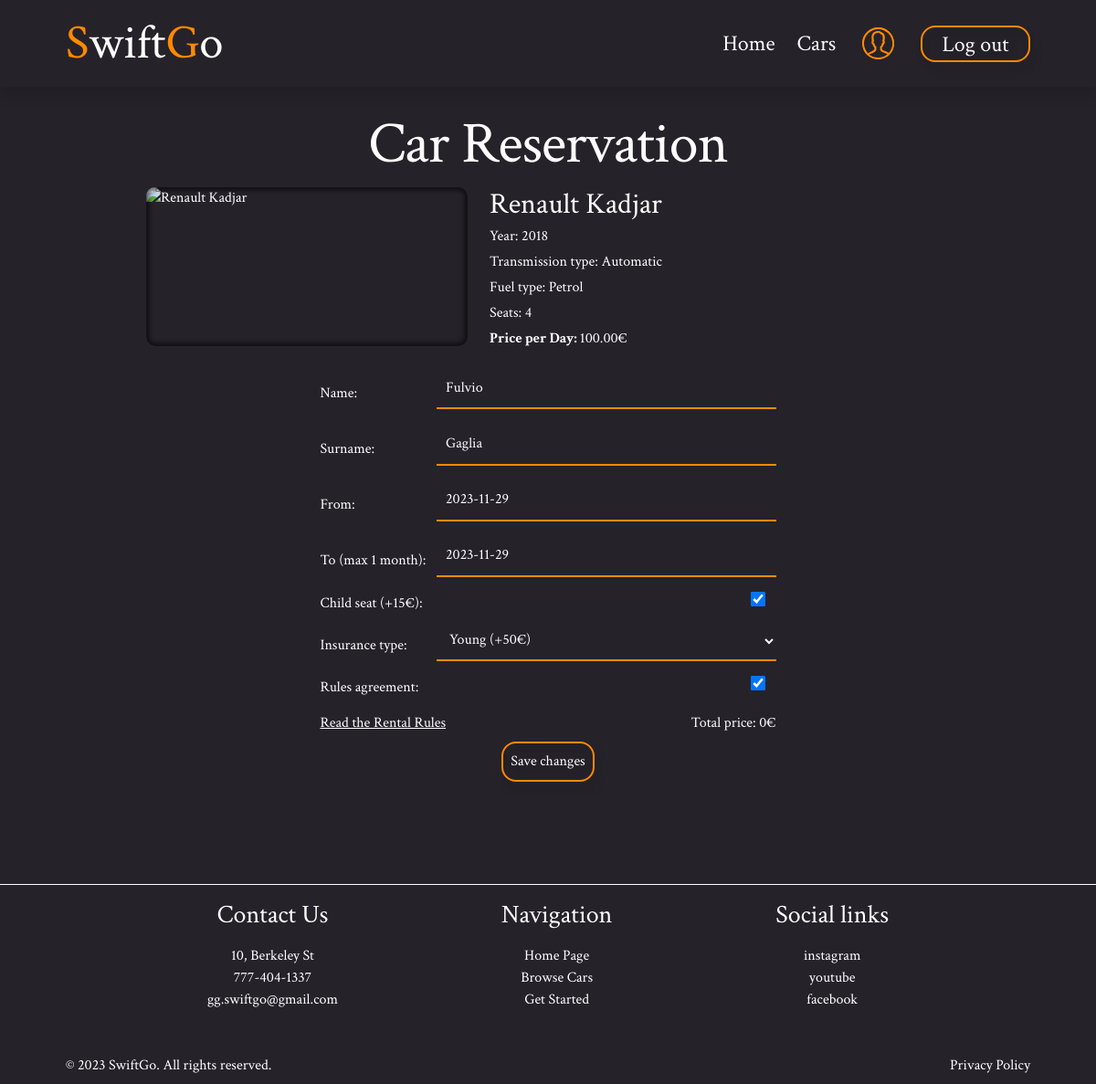
Page /booking/124/edit/ (signed in) on the committed database.
### car_rental/models.py (models this page shows, shortened)
class Car(models.Model):
    TRANSMISSION_CHOICES = [
        ('manual', 'Manual'),
        ('automatic', 'Automatic')
    ]
    FUEL_CHOICES = [
        ('petrol', 'Petrol'),
        ('diesel', 'Diesel'),
        ('electic', 'Electric'),
    ]
    make = models.CharField(max_length=50)
    model = models.CharField(max_length=50)
    year = models.IntegerField()
    seats = models.IntegerField()
    transmission_type = models.CharField(max_length=10, choices=TRANSMISSION_CHOICES, default='manual')
    fuel_type = models.CharField(max_length=10, choices=FUEL_CHOICES, default='petrol')
    price_per_day = models.DecimalField(max_digits=10, decimal_places=2)
    car_image = CloudinaryField('image')
    available = models.BooleanField(default=True)

class Booking(models.Model):
    INSURANCE_CHOICES = [
        ('young', 'Young (+50€)'),
        ('standard', 'Standard (+40€)'),
        ('senior', 'Senior (+60€)'),
    ]
    user = models.ForeignKey(User, on_delete=models.CASCADE)
    car = models.ForeignKey(Car, on_delete=models.CASCADE)
    start_date = models.DateField()
    end_date = models.DateField()
    name = models.CharField(max_length=20, blank=False, null=False)
    surname = models.CharField(max_length=20, blank=False, null=False)
    child_seat = models.BooleanField(default=False)
    insurance_type = models.CharField(max_length=10, choices=INSURANCE_CHOICES, default='standart')
    rules_agreement = models.BooleanField(default=False, blank=False)
    total_price = models.DecimalField(max_digits=10, decimal_places=2, null=True, blank=True)

### car_rental/views.py (the view, shortened to what this page needs)
# urls.py: path('booking/<int:pk>/edit/', BookingEditView.as_view(), name='booking_edit'),
class BookingEditView(LoginRequiredMixin, UpdateView):
    model = Booking
    form_class = BookingForm
    template_name = 'booking_edit.html'
    def get_queryset(self):
        return Booking.objects.filter(user=self.request.user)
    def get_form_kwargs(self):
        kwargs = super(BookingEditView, self).get_form_kwargs()
        booking = self.get_object()
        kwargs['car'] = booking.car
        return kwargs
    def get_context_data(self, **kwargs):
        context = super(BookingEditView, self).get_context_data(**kwargs)
        booking = self.get_object()
        car = booking.car
        other_bookings = Booking.objects.filter(car=car).exclude(id=booking.id)
        booked_dates = []
        for other_booking in other_bookings:
            current_date = other_booking.start_date
            while current_date <= other_booking.end_date:
                booked_dates.append(current_date.strftime("%Y-%m-%d"))
                current_date += timedelta(days=1)
        context['booked_dates'] = booked_dates
        context['car'] = car
        return context

### car_rental/forms.py (shortened to what this page needs)
class BookingForm(forms.ModelForm):
    def __init__(self, *args, **kwargs):
        self.car = kwargs.pop('car', None)
        super(BookingForm, self).__init__(*args, **kwargs)
    class Meta:
        model = Booking
        fields = ('name', 'surname', 'start_date', 'end_date', 'child_seat', 'insurance_type', 'rules_agreement')
        widgets = {
            'start_date': forms.TextInput(attrs={'autocomplete': 'off'}),
            'end_date': forms.TextInput(attrs={'autocomplete': 'off'}),
        }

### templates/booking_edit.html (shortened to what this page needs)
{% extends 'base.html' %}
{% load static %}
{% block styles %}
    <link rel="stylesheet" href="https://cdn.jsdelivr.net/npm/vanillajs-datepicker@1.3.4/dist/css/datepicker.min.css">
{% endblock %}
{% block content %}
    <section class="py-5 container my-5 text-white">
        <h1 class="title text-center mt-2 mt-lg-4">Car Reservation</h1>
        <div class="car-detail d-flex flex-column flex-sm-row justify-content-sm-center">
            <div class="car-img d-block overflow-hidden mb-2 col-8 col-sm-4 mx-auto mx-sm-0">
                <img src="{{ car.car_image.url }}" alt="{{ car.make }} {{ car.model }}" class="d-block w-100 h-auto">
            </div>
            <div class="car-info col-sm-6 px-sm-4">
                <h2 class="mb-1">{{ car.make }} {{ car.model }}</h2>
                <p class="mb-1">Year: {{ car.year }}</p>
                <p class="mb-1">Transmission type: {{ car.transmission_type|title }}</p>
                <p class="mb-1">Fuel type: {{ car.fuel_type|title }}</p>
                <p class="mb-1" id="car_seats">Seats: {{ car.seats }}</p>
                <p class="mb-1" id='price_per_day'><b>Price per Day: </b>{{ car.price_per_day }}€</p>
            </div>
        </div>
        {% if user.is_authenticated %}
            <form method="post" class="booking-form d-flex flex-column my-3">
                {% for field in form %}
                    {% if field.name == 'start_date' %}
                        <div class="booking-form-field">
                            <label for="{{ field.id_for_label }}">From:
                                <input type="text" name="start_date" id="id_start_date"
                                       value="{{ field.value|date:'Y-m-d' }}">
                            </label>
                        </div>
                    {% elif field.name == 'end_date' %}
                        <div class="booking-form-field">
                            <label for="{{ field.id_for_label }}">To (max 1 month):
                                <input type="text" name="end_date" id="id_end_date"
                                       value="{{ field.value|date:'Y-m-d' }}">
                            </label>
                        </div>
                    {% elif field.name == 'child_seat' %}
                        {% if car.seats >= 4 %}
                            <div class="booking-form-field">
                                <label for="{{ field.id_for_label }}">Child seat (+15€):{{ field }}</label>
                            </div>
                        {% endif %}
                    {% else %}
                        <div class="booking-form-field">
                            <label for="{{ field.id_for_label }}">{{ field.label }}:{{ field }}</label>
                        </div>
                    {% endif %}
                {% endfor %}
                <div class="booking-form-field d-flex justify-content-between align-items-center">
                    <button type="button" id="booking-rules" data-bs-toggle="modal"
                            data-bs-target="#RentalRulesModal">Read the Rental Rules
                    </button>
                    <p class="m-0">Total price: <span id="total_price">0€</span></p>
                </div>
                <div class="booking-form-field d-flex">
                    <button type="submit" class="btn-orange text-white mx-auto p-2">Save changes</button>
                </div>
            </form>
        {% else %}
            <h3>To book a car you have to sign in first</h3>
        {% endif %}
    </section>
{% endblock %}

### static/css/styles.css (style rules this page uses)
html { height: 100%; margin: 0; }
body { background-color: #26222A; font-family: "Crimson Text", sans-serif; font-weight: normal; font-style: normal; display: flex; flex-direction: column; margin: 0; }
.container { max-width: calc(1160px + 4rem); padding: 0 2rem; margin: 0 auto; }
.title { font-size: 2.8rem; letter-spacing: -0.05625rem; }
.btn-orange { background-color: transparent; border: 2px solid #FF8A00; border-radius: 1rem; filter: drop-shadow(4px 8px 4px rgba(0, 0, 0, 0.25)); transition: background-color 0.2s; }
.car-img { position: relative; border-radius: 0.625rem; }
.car-img::after { content: ''; position: absolute; top: 0; left: 0; right: 0; bottom: 0; box-shadow: inset 0 0 4px 4px rgba(0, 0, 0, 0.5); border-radius: 0.625rem; }
.booking-form { max-width: 31.2rem; margin: 0 auto; }
.booking-form-field label { width: 100%; display: inline-flex; align-items: center; justify-content: space-between; margin-bottom: 0.4rem; color: #ffffff; }
.booking-form-field input[type="text"], .booking-form-field input[type="email"], .booking-form-field input[type="date"], .booking-form-field select, .booking-form-field input[type="checkbox"] { color: #ffffff; max-width: 100%; width: calc(100% - 8rem); padding: 0.6rem; border: none; border-bottom: 2px solid #ff8a00; margin-bottom: 0.6rem; background-color: inherit; }
.booking-form-field input[type="text"], .booking-form-field input[type="email"], .booking-form-field input[type="date"] { -webkit-appearance: none; }
.booking-form-field input[type="checkbox"] { width: 1rem; margin-right: 0.7rem; height: 1rem; }
.booking-form-field input[type="checkbox"], .booking-form-field select, .booking-form-field input[type='date'] { cursor: pointer; color: #ffffff; }
.booking-form-field label[for='id_start_date'], .booking-form-field label[for='id_end_date'] { position: relative; }
.booking-form-field label[for='id_start_date']::after, .booking-form-field label[for='id_end_date']::after { content: ''; background-image: url('https://res.cloudinary.com/dd2fwm3fh/raw/upload/v1700664857/static/icons/ui_date.9b45aafae9d6.svg'); background-repeat: no-repeat; width: 1.5rem; height: 1.5rem; position: absolute; right: 1rem; top: 0.2rem; cursor: pointer; }
#booking-rules { border: none; text-decoration: 1px solid underline; background-color: inherit; padding: 0.5rem 0; color: #ffffff; }
@media (min-width: 768px) { .container { max-width: calc(1160px + 9rem); padding: 0 4.5rem; } }
@media (min-width: 1024px) { .title { font-size: 4rem; } }

### rows in the picture
Car: make "Renault", model "Kadjar", year "2018", transmission_type "Automatic", fuel_type "Petrol", seats "4", price_per_day "100.00"
Booking: form "Fulvio" "Gaglia" "Young (+50€)" "☑", start_date "2023-11-29", end_date "2023-11-29", form "☑"

### other values in the picture
{{ field.label }} "Name" "Surname" "Insurance type" "Rules agreement"
